Frame 1 (no input): blank canvas, image omitted
Frame 60 (the mouse pressed at the canvas centre just before this capture): blank canvas, image omitted
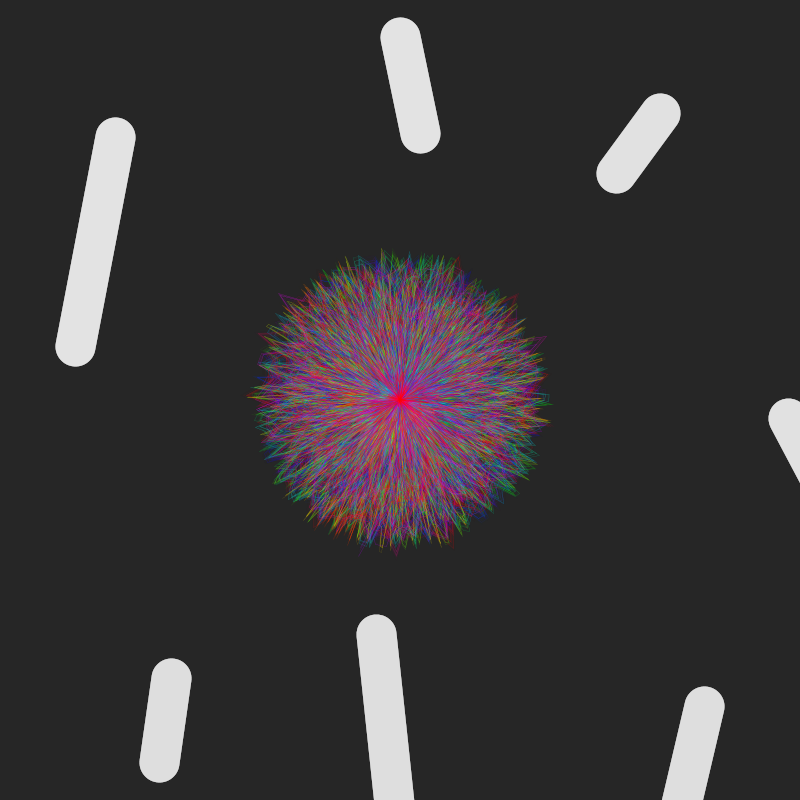
Frame 120 (the mouse held since frame 60 and released just before this capture)

The Processing sketch whose frames 1 and 60 were blank and that drew this single picture after the mouse press (run headless with seeded random() and noise(); from frame 60 on, the mouse is pressed at the canvas centre):

// Processing sketch: processing_43534
// ── processing_43534.pde

/* 
 Daniel C. Young
 Fuzzball #2
 10/22/2011
 */

float easing=0.8;
float easeX=0.0;

void setup(){
  size(800, 800);
  smooth();
  colorMode(HSB, 100);
}

void draw(){
  fill(15,30);
  noStroke();
  rect(0,0,width,height);
  
  // replace mouseX with eased value
  easeX += (mouseX-easeX) * easing;
  
  for (int i=0;i<30;i++) {
    // map size, noise, and hue to mouseX
    float syz = map(easeX,0,width,0,250);
    float nyz = map(easeX,0,width,0,10);
    float clr = map(easeX,0,width,1,6.5);
    drawSpiral(i*syz, i*0.2, nyz+i, clr*i);
  }
  
  float mx = map(mouseX,2,width-2,100,0);
  drawLogo(220,230,mx);
}

void drawSpiral(float _endAng, float _angStep, float _noise, float _hue) {
  float px,py,x,y;
  float seed = random(10);  // initial radius
  px=py = 0.0;

  pushMatrix();
  translate(width/2, height/2);
  for (float ang=0; ang<_endAng; ang+=_angStep) {
    // adjust for different results
    _noise += 0.5;  
    seed += 0.2;

    // apply offset to initial radius
    float rad = seed + (noise(_noise)*100) - 50;

    x = rad*cos(radians(ang));
    y = rad*sin(radians(ang));

    // avoid drawing the first time
    if (px != 0.0) {
      stroke(_hue,200,200,60);
      strokeWeight(0.25);
      line(px, py, x, y);
    }

    px = x;
    py = y;
  }
  popMatrix();
}

void drawLogo(int x, int y,float off){
  strokeWeight(50);
  translate(x,y);
  scale(0.8);
  
  float x1 = x-off*4;
  float y1 = y-off*2;
  stroke(99,70);
  line(x1-150,y1-245,x1-200,y1+15);
  
  float x2 = x-off*8;
  float y2 = y;
  stroke(98,70);
  line(x2-200,y2+15,x2-130,y2+80);
  
  float x3 = x-off*3;
  float y3 = y+off*5;
  stroke(97,70);
  line(x3-130,y3+80,x3-145,y3+185);

  float x4 = x;
  float y4 = y-off*4.5;
  stroke(99,70);
  line(x4+5,y4-245,x4+30,y4-125);
  
  float x5 = x+off*6;
  float y5 = y-off*5;
  stroke(98,70);
  line(x5+30,y5-125,x5-25,y5-50);
  
  float x6 = x;
  float y6 = y+off*6.5;
  stroke(97,70);
  line(x6-25,y6-50,x6,y6+185);
  
  float x7 = x+off*8;
  float y7 = y-off*1.5;
  stroke(99,70);
  line(x7+145,y7-245,x7+140,y7-70);
  
  float x8 = x+off*7;
  float y8 = y+off*1.5;
  stroke(98,70);
  line(x8+140,y8-70,x8+185,y8+15);
  
  float x9 = x+off*4;
  float y9 = y+off*7;
  stroke(97,70);
  line(x9+185,y9+15,x9+145,y9+185);
}
